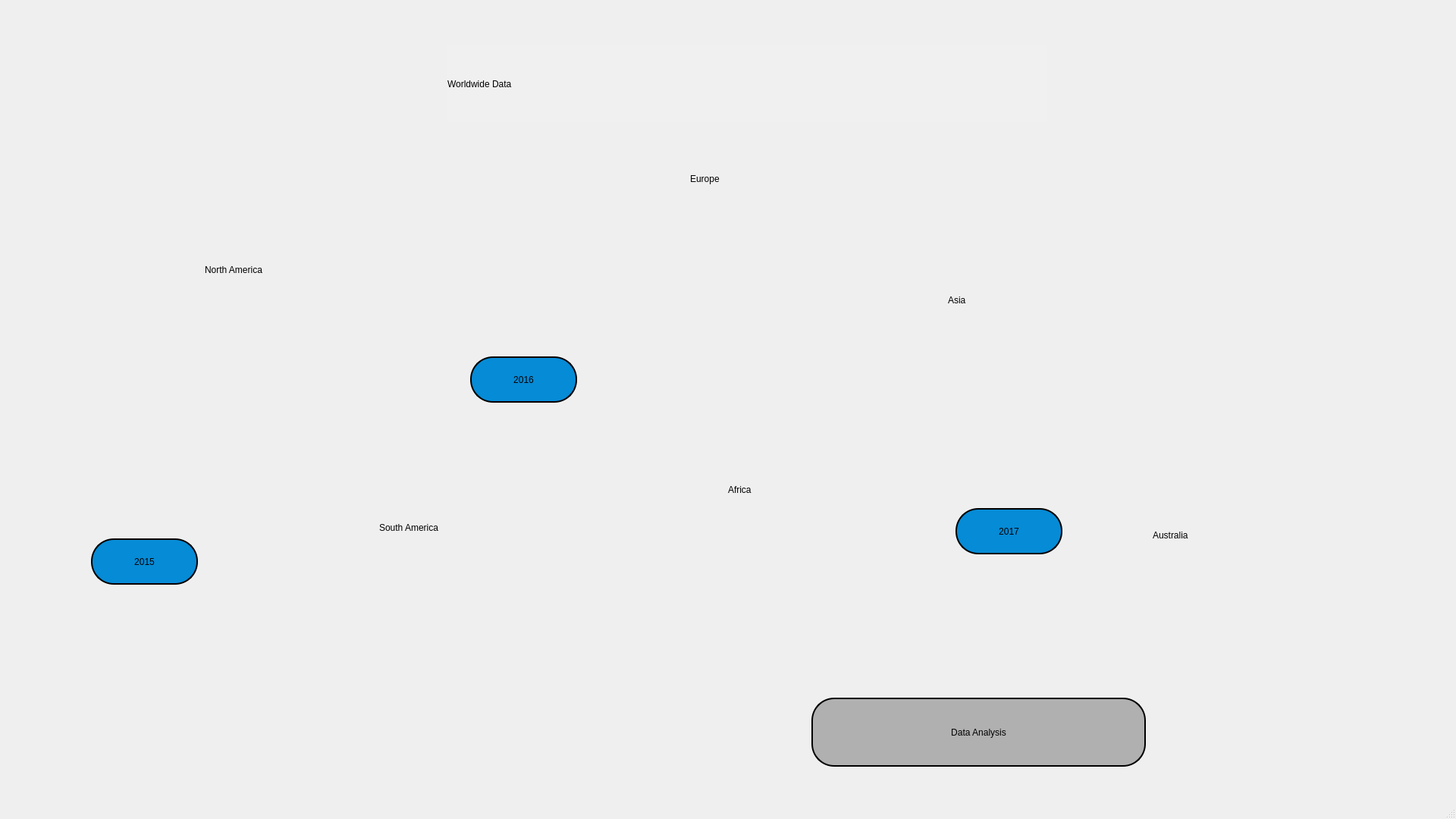
<?xml version="1.0" encoding="UTF-8"?>
<ui version="4.0">
 <class>DatasetExplore</class>
 <widget class="QMainWindow" name="DatasetExplore">
  <property name="geometry">
   <rect>
    <x>0</x>
    <y>0</y>
    <width>1920</width>
    <height>1080</height>
   </rect>
  </property>
  <property name="minimumSize">
   <size>
    <width>1920</width>
    <height>1080</height>
   </size>
  </property>
  <property name="maximumSize">
   <size>
    <width>1920</width>
    <height>1080</height>
   </size>
  </property>
  <property name="windowTitle">
   <string>DatasetExplore</string>
  </property>
  <widget class="QWidget" name="centralwidget">
   <widget class="QLabel" name="label">
    <property name="geometry">
     <rect>
      <x>0</x>
      <y>0</y>
      <width>1920</width>
      <height>1080</height>
     </rect>
    </property>
    <property name="minimumSize">
     <size>
      <width>1920</width>
      <height>1080</height>
     </size>
    </property>
    <property name="maximumSize">
     <size>
      <width>1920</width>
      <height>1080</height>
     </size>
    </property>
    <property name="toolTip">
     <string/>
    </property>
    <property name="text">
     <string/>
    </property>
    <property name="pixmap">
     <pixmap>../Images/world.jpg</pixmap>
    </property>
   </widget>
   <widget class="QLabel" name="label_2">
    <property name="geometry">
     <rect>
      <x>590</x>
      <y>60</y>
      <width>791</width>
      <height>101</height>
     </rect>
    </property>
    <property name="styleSheet">
     <string notr="true">font: 75 90pt &quot;Kokila&quot;;
background-color: rgb(255, 255, 255,5%);</string>
    </property>
    <property name="text">
     <string>Worldwide Data</string>
    </property>
   </widget>
   <widget class="QLabel" name="label_3">
    <property name="geometry">
     <rect>
      <x>550</x>
      <y>720</y>
      <width>121</width>
      <height>91</height>
     </rect>
    </property>
    <property name="text">
     <string/>
    </property>
    <property name="pixmap">
     <pixmap>../Images/location.png</pixmap>
    </property>
    <property name="scaledContents">
     <bool>true</bool>
    </property>
   </widget>
   <widget class="QLabel" name="label_4">
    <property name="geometry">
     <rect>
      <x>330</x>
      <y>380</y>
      <width>121</width>
      <height>91</height>
     </rect>
    </property>
    <property name="text">
     <string/>
    </property>
    <property name="pixmap">
     <pixmap>../Images/location.png</pixmap>
    </property>
    <property name="scaledContents">
     <bool>true</bool>
    </property>
   </widget>
   <widget class="QLabel" name="label_5">
    <property name="geometry">
     <rect>
      <x>970</x>
      <y>670</y>
      <width>121</width>
      <height>91</height>
     </rect>
    </property>
    <property name="text">
     <string/>
    </property>
    <property name="pixmap">
     <pixmap>../Images/location.png</pixmap>
    </property>
    <property name="scaledContents">
     <bool>true</bool>
    </property>
   </widget>
   <widget class="QLabel" name="label_6">
    <property name="geometry">
     <rect>
      <x>1540</x>
      <y>720</y>
      <width>121</width>
      <height>91</height>
     </rect>
    </property>
    <property name="text">
     <string/>
    </property>
    <property name="pixmap">
     <pixmap>../Images/location.png</pixmap>
    </property>
    <property name="scaledContents">
     <bool>true</bool>
    </property>
   </widget>
   <widget class="QLabel" name="label_7">
    <property name="geometry">
     <rect>
      <x>1230</x>
      <y>420</y>
      <width>121</width>
      <height>91</height>
     </rect>
    </property>
    <property name="text">
     <string/>
    </property>
    <property name="pixmap">
     <pixmap>../Images/location.png</pixmap>
    </property>
    <property name="scaledContents">
     <bool>true</bool>
    </property>
   </widget>
   <widget class="QLabel" name="label_8">
    <property name="geometry">
     <rect>
      <x>930</x>
      <y>260</y>
      <width>121</width>
      <height>91</height>
     </rect>
    </property>
    <property name="text">
     <string/>
    </property>
    <property name="pixmap">
     <pixmap>../Images/location.png</pixmap>
    </property>
    <property name="scaledContents">
     <bool>true</bool>
    </property>
   </widget>
   <widget class="QLabel" name="label_9">
    <property name="geometry">
     <rect>
      <x>270</x>
      <y>340</y>
      <width>201</width>
      <height>31</height>
     </rect>
    </property>
    <property name="styleSheet">
     <string notr="true">font: 75 18pt &quot;MS Shell Dlg 2&quot;;</string>
    </property>
    <property name="text">
     <string>North America</string>
    </property>
   </widget>
   <widget class="QLabel" name="label_10">
    <property name="geometry">
     <rect>
      <x>500</x>
      <y>680</y>
      <width>201</width>
      <height>31</height>
     </rect>
    </property>
    <property name="styleSheet">
     <string notr="true">font: 75 18pt &quot;MS Shell Dlg 2&quot;;</string>
    </property>
    <property name="text">
     <string>South America</string>
    </property>
   </widget>
   <widget class="QLabel" name="label_11">
    <property name="geometry">
     <rect>
      <x>960</x>
      <y>630</y>
      <width>91</width>
      <height>31</height>
     </rect>
    </property>
    <property name="styleSheet">
     <string notr="true">font: 75 18pt &quot;MS Shell Dlg 2&quot;;</string>
    </property>
    <property name="text">
     <string>Africa</string>
    </property>
   </widget>
   <widget class="QLabel" name="label_12">
    <property name="geometry">
     <rect>
      <x>1520</x>
      <y>690</y>
      <width>131</width>
      <height>31</height>
     </rect>
    </property>
    <property name="styleSheet">
     <string notr="true">font: 75 18pt &quot;MS Shell Dlg 2&quot;;</string>
    </property>
    <property name="text">
     <string>Australia</string>
    </property>
   </widget>
   <widget class="QLabel" name="label_13">
    <property name="geometry">
     <rect>
      <x>1250</x>
      <y>380</y>
      <width>61</width>
      <height>31</height>
     </rect>
    </property>
    <property name="styleSheet">
     <string notr="true">font: 75 18pt &quot;MS Shell Dlg 2&quot;;</string>
    </property>
    <property name="text">
     <string>Asia</string>
    </property>
   </widget>
   <widget class="QLabel" name="label_14">
    <property name="geometry">
     <rect>
      <x>910</x>
      <y>210</y>
      <width>131</width>
      <height>51</height>
     </rect>
    </property>
    <property name="styleSheet">
     <string notr="true">font: 75 18pt &quot;MS Shell Dlg 2&quot;;</string>
    </property>
    <property name="text">
     <string>Europe</string>
    </property>
   </widget>
   <widget class="QPushButton" name="button2015">
    <property name="geometry">
     <rect>
      <x>120</x>
      <y>710</y>
      <width>141</width>
      <height>61</height>
     </rect>
    </property>
    <property name="acceptDrops">
     <bool>false</bool>
    </property>
    <property name="toolTip">
     <string>&lt;html&gt;&lt;head/&gt;&lt;body&gt;&lt;p&gt;&lt;span style=&quot; font-size:16pt; font-style:italic; color:#ffffff;&quot;&gt;2015 World Happiness Report dataset &lt;/span&gt;&lt;/p&gt;&lt;/body&gt;&lt;/html&gt;</string>
    </property>
    <property name="statusTip">
     <string/>
    </property>
    <property name="whatsThis">
     <string/>
    </property>
    <property name="styleSheet">
     <string notr="true">font: 24pt &quot;Kokila&quot;;
background-color: rgb(6, 139, 214);
border-style: outset;
border-width: 2px;
border-radius: 30px;
border-color: black;
padding: 4px;</string>
    </property>
    <property name="text">
     <string>2015</string>
    </property>
    <property name="flat">
     <bool>false</bool>
    </property>
   </widget>
   <widget class="QPushButton" name="button2016">
    <property name="geometry">
     <rect>
      <x>620</x>
      <y>470</y>
      <width>141</width>
      <height>61</height>
     </rect>
    </property>
    <property name="toolTip">
     <string>&lt;html&gt;&lt;head/&gt;&lt;body&gt;&lt;p&gt;&lt;span style=&quot; font-size:16pt; font-style:italic; color:#ffffff;&quot;&gt;2016 World Happiness Report dataset &lt;/span&gt;&lt;/p&gt;&lt;/body&gt;&lt;/html&gt;</string>
    </property>
    <property name="styleSheet">
     <string notr="true">font: 24pt &quot;Kokila&quot;;
background-color: rgb(6, 139, 214);
border-style: outset;
border-width: 2px;
border-radius: 30px;
border-color: black;
padding: 4px;</string>
    </property>
    <property name="text">
     <string>2016</string>
    </property>
    <property name="flat">
     <bool>false</bool>
    </property>
   </widget>
   <widget class="QPushButton" name="button2017">
    <property name="geometry">
     <rect>
      <x>1260</x>
      <y>670</y>
      <width>141</width>
      <height>61</height>
     </rect>
    </property>
    <property name="toolTip">
     <string>&lt;html&gt;&lt;head/&gt;&lt;body&gt;&lt;p&gt;&lt;span style=&quot; font-size:16pt; font-style:italic; color:#ffffff;&quot;&gt;2017 World Happiness Report dataset &lt;/span&gt;&lt;/p&gt;&lt;/body&gt;&lt;/html&gt;</string>
    </property>
    <property name="styleSheet">
     <string notr="true">font: 24pt &quot;Kokila&quot;;
background-color: rgb(6, 139, 214);
border-style: outset;
border-width: 2px;
border-radius: 30px;
border-color: black;
padding: 4px;</string>
    </property>
    <property name="text">
     <string>2017</string>
    </property>
    <property name="flat">
     <bool>false</bool>
    </property>
   </widget>
   <widget class="QPushButton" name="DataAnalysis">
    <property name="geometry">
     <rect>
      <x>1070</x>
      <y>920</y>
      <width>441</width>
      <height>91</height>
     </rect>
    </property>
    <property name="toolTip">
     <string>&lt;html&gt;&lt;head/&gt;&lt;body&gt;&lt;p&gt;&lt;span style=&quot; font-size:16pt; font-style:italic;&quot;&gt;Visualisation and Analysis&lt;/span&gt;&lt;/p&gt;&lt;/body&gt;&lt;/html&gt;</string>
    </property>
    <property name="styleSheet">
     <string notr="true">font: 24pt &quot;Kokila&quot;;
background-color: rgb(176, 176, 176);
border-style: outset;
border-width: 2px;
border-radius: 30px;
border-color: black;
padding: 4px;</string>
    </property>
    <property name="text">
     <string>Data Analysis</string>
    </property>
    <property name="flat">
     <bool>false</bool>
    </property>
   </widget>
  </widget>
  <widget class="QMenuBar" name="menubar">
   <property name="geometry">
    <rect>
     <x>0</x>
     <y>0</y>
     <width>1920</width>
     <height>26</height>
    </rect>
   </property>
  </widget>
  <widget class="QStatusBar" name="statusbar"/>
 </widget>
 <resources/>
 <connections/>
</ui>
